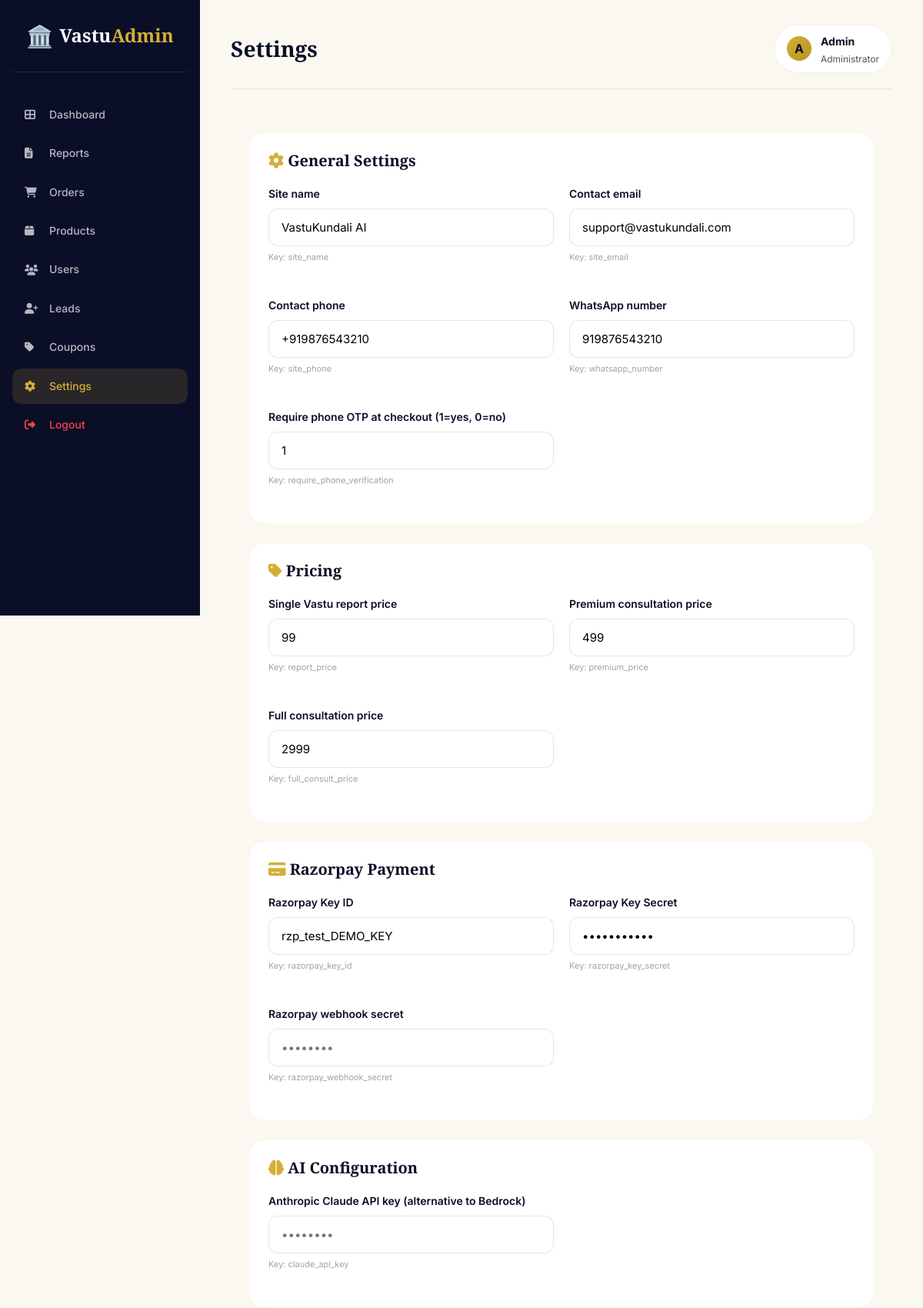
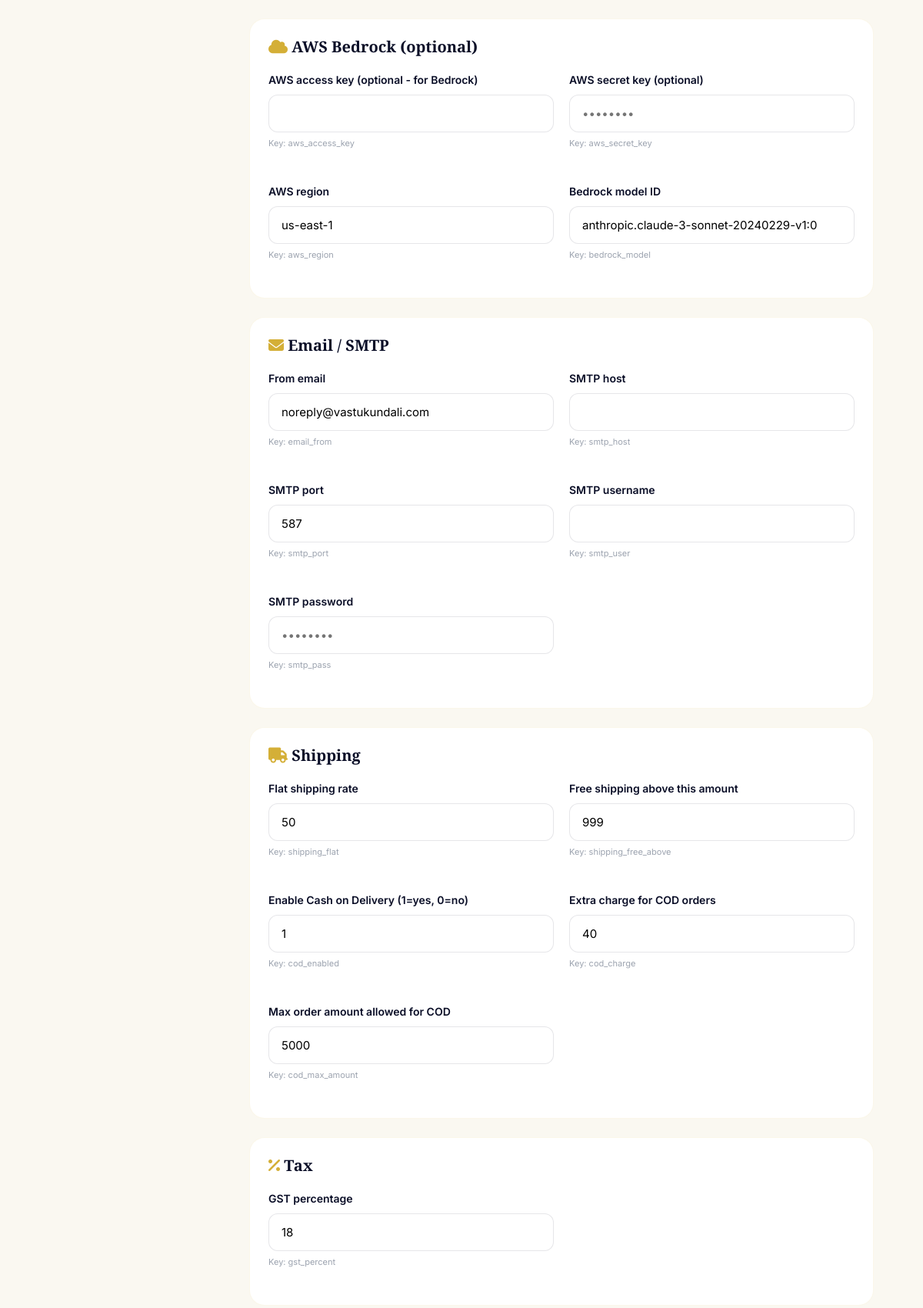
The app's page /backend/admin/settings.php (signed in, upper part) with its own data (2 pictures, top to bottom).
### tables this page shows
CREATE TABLE IF NOT EXISTS users (
    id INT AUTO_INCREMENT PRIMARY KEY,
    name VARCHAR(120) NOT NULL,
    email VARCHAR(160) UNIQUE NOT NULL,
    phone VARCHAR(20),
    city VARCHAR(80),
    password_hash VARCHAR(255),
    role ENUM('user','admin') DEFAULT 'user',
    avatar VARCHAR(255),
    email_verified TINYINT(1) DEFAULT 0,
    phone_verified TINYINT(1) DEFAULT 0,
    last_login DATETIME,
    created_at DATETIME DEFAULT CURRENT_TIMESTAMP,
    updated_at DATETIME DEFAULT CURRENT_TIMESTAMP ON UPDATE CURRENT_TIMESTAMP,
    INDEX idx_email (email),
    INDEX idx_phone (phone)
);

CREATE TABLE IF NOT EXISTS settings (
    id INT AUTO_INCREMENT PRIMARY KEY,
    setting_key VARCHAR(80) UNIQUE NOT NULL,
    setting_value TEXT,
    setting_group VARCHAR(40) DEFAULT 'general',
    description VARCHAR(200),
    updated_at DATETIME DEFAULT CURRENT_TIMESTAMP ON UPDATE CURRENT_TIMESTAMP,
    INDEX idx_key (setting_key),
    INDEX idx_group (setting_group)
);

### backend/includes/auth.php (called while the page is built, shortened)
<?php
function isAdminLoggedIn() {
    return true;
}
function getCurrentAdmin() {
    try {
        return Database::row("SELECT id, name, email, role FROM users WHERE id = ? AND role = 'admin'", [$_SESSION['admin_id']]);
    } catch (Exception $e) {
        return null;
    }
}

### backend/config/database.php (called while the page is built, shortened)
<?php
class Database {
    private static $instance = null;
    private $pdo;
    private function __construct() {
        $dsn = "mysql:host=" . DB_HOST . ";dbname=" . DB_NAME . ";charset=" . DB_CHARSET;
        $options = [
            PDO::ATTR_ERRMODE => PDO::ERRMODE_EXCEPTION,
            PDO::ATTR_DEFAULT_FETCH_MODE => PDO::FETCH_ASSOC,
            PDO::ATTR_EMULATE_PREPARES => false,
        ];
        try {
            $this->pdo = new PDO($dsn, DB_USER, DB_PASS, $options);
        } catch (PDOException $e) {
            if (APP_ENV === 'development') {
                die(json_encode(['success' => false, 'message' => 'DB error: ' . $e->getMessage()]));
            } else {
                die(json_encode(['success' => false, 'message' => 'Database connection failed']));
            }
        }
    }
    public static function getInstance() {
        if (self::$instance === null) {
            self::$instance = new self();
        }
        return self::$instance;
    }
    public function getConnection() {
        return $this->pdo;
    }
    public static function row($sql, $params = []) {
        $stmt = self::getInstance()->getConnection()->prepare($sql);
        $stmt->execute($params);
        return $stmt->fetch();
    }
    public static function all($sql, $params = []) {
        $stmt = self::getInstance()->getConnection()->prepare($sql);
        $stmt->execute($params);
        return $stmt->fetchAll();
    }
}

### backend/admin/settings.php (the view, shortened to what this page needs)
<?php
$pageTitle = 'Settings';
$groups = [
    'general' => ['icon' => 'cog', 'title' => 'General Settings'],
    'pricing' => ['icon' => 'tag', 'title' => 'Pricing'],
    'payment' => ['icon' => 'credit-card', 'title' => 'Razorpay Payment'],
    'ai' => ['icon' => 'brain', 'title' => 'AI Configuration'],
    'aws' => ['icon' => 'cloud', 'title' => 'AWS Bedrock (optional)'],
    'email' => ['icon' => 'envelope', 'title' => 'Email / SMTP'],
    'shipping' => ['icon' => 'truck', 'title' => 'Shipping'],
    'tax' => ['icon' => 'percent', 'title' => 'Tax'],
];
$allSettings = Database::all("SELECT * FROM settings ORDER BY setting_group, id");
$grouped = [];
foreach ($allSettings as $s) {
    $grouped[$s['setting_group']][] = $s;
}
include '_header.php';
?>
<form method="POST">
    <?php foreach ($groups as $groupKey => $groupInfo): ?>
        <div class="admin-card">
            <h2 style="margin-bottom:20px;"><i class="fas fa-<?= $groupInfo['icon'] ?>" style="color:#D4AF37;"></i> <?= $groupInfo['title'] ?></h2>
            <div style="display:grid;grid-template-columns:repeat(2, 1fr);gap:20px;">
                <?php foreach ($grouped[$groupKey] as $s): ?>
                    <div class="form-group">
                        <label><?= htmlspecialchars($s['description'] ?: ucwords(str_replace('_', ' ', $s['setting_key']))) ?></label>
                        <?php
                        $isPassword = (strpos($s['setting_key'], 'secret') !== false) || (strpos($s['setting_key'], 'pass') !== false) || (strpos($s['setting_key'], 'api_key') !== false);
                        $isLong = in_array($s['setting_key'], ['site_description', 'support_message']);
                        ?>
                        <?php if ($isLong): ?>
                            <textarea name="setting_<?= $s['setting_key'] ?>" rows="3"><?= htmlspecialchars($s['setting_value']) ?></textarea>
                        <?php else: ?>
                            <input type="<?= $isPassword ? 'password' : 'text' ?>"
                                   name="setting_<?= $s['setting_key'] ?>"
                                   value="<?= htmlspecialchars($s['setting_value']) ?>"
                                   placeholder="<?= $isPassword ? '••••••••' : '' ?>">
                        <?php endif; ?>
                        <small style="color:#9CA3AF;font-size:11px;">Key: <?= $s['setting_key'] ?></small>
                    </div>
                <?php endforeach; ?>
            </div>
        </div>
    <?php endforeach; ?>
</form>
<?php include '_footer.php'; ?>

### backend/admin/_header.php (shortened to what this page needs)
<?php
$currentAdmin = getCurrentAdmin();
$currentPage = basename($_SERVER['SCRIPT_NAME'], '.php');
?>
<!DOCTYPE html>
<html lang="en">
<head>
    <link rel="stylesheet" href="https://cdnjs.cloudflare.com/ajax/libs/font-awesome/6.4.0/css/all.min.css">
    <link rel="stylesheet" href="../../frontend/css/style.css">
    <link rel="stylesheet" href="../../frontend/css/animations.css">
</head>
<body>
<div class="admin-layout">
    <aside class="admin-sidebar">
        <div class="logo">
            <span class="logo-icon">🏛️</span>
            <span class="logo-text">Vastu<span class="gold">Admin</span></span>
        </div>
        <nav class="admin-nav">
            <a href="dashboard.php" class="<?= $currentPage === 'dashboard' ? 'active' : '' ?>"><i class="fas fa-th-large"></i> Dashboard</a>
            <a href="reports.php" class="<?= $currentPage === 'reports' ? 'active' : '' ?>"><i class="fas fa-file-alt"></i> Reports</a>
            <a href="orders.php" class="<?= $currentPage === 'orders' ? 'active' : '' ?>"><i class="fas fa-shopping-cart"></i> Orders</a>
            <a href="products.php" class="<?= $currentPage === 'products' || $currentPage === 'product_edit' ? 'active' : '' ?>"><i class="fas fa-box"></i> Products</a>
            <a href="users.php" class="<?= $currentPage === 'users' ? 'active' : '' ?>"><i class="fas fa-users"></i> Users</a>
            <a href="leads.php" class="<?= $currentPage === 'leads' ? 'active' : '' ?>"><i class="fas fa-user-plus"></i> Leads</a>
            <a href="coupons.php" class="<?= $currentPage === 'coupons' ? 'active' : '' ?>"><i class="fas fa-tag"></i> Coupons</a>
            <a href="settings.php" class="<?= $currentPage === 'settings' ? 'active' : '' ?>"><i class="fas fa-cog"></i> Settings</a>
            <a href="logout.php" style="margin-top: auto; color: #EF4444;"><i class="fas fa-sign-out-alt"></i> Logout</a>
        </nav>
    </aside>
    <main class="admin-main">
        <div class="admin-topbar">
            <h1><?= htmlspecialchars($pageTitle) ?></h1>
            <div class="user-menu">
                <div style="width: 32px; height: 32px; background: linear-gradient(135deg, #D4AF37, #B8941F); border-radius: 50%; display: flex; align-items: center; justify-content: center; color: #0A0E27; font-weight: 700;">
                    <?= strtoupper(substr($currentAdmin['name'] ?? 'A', 0, 1)) ?>
                </div>
                <div>
                    <strong style="font-size: 14px;"><?= htmlspecialchars($currentAdmin['name'] ?? 'Admin') ?></strong>
                    <div style="font-size: 12px; color: #4B5563;">Administrator</div>
                </div>
            </div>
        </div>
        <div class="admin-content">

### frontend/css/style.css (style rules this page uses)
:root { --gold: #D4AF37; --gold-light: #F4E4A6; --gold-dark: #B8941F; --gold-gradient: linear-gradient(135deg, #D4AF37 0%, #F4E4A6 50%, #D4AF37 100%); --dark: #0A0E27; --dark-2: #131938; --dark-3: #1E2548; --white: #FFFFFF; --off-white: #FAF8F1; --cream: #FFF9E6; --gray-100: #F5F5F5; --gray-200: #E5E5E5; --gray-400: #9CA3AF; --gray-600: #4B5563; --gray-800: #1F2937; --success: #10B981; --danger: #EF4444; --warning: #F59E0B; --info: #3B82F6; --shadow-sm: 0 2px 8px rgba(10, 14, 39, 0.08); --shadow-md: 0 8px 24px rgba(10, 14, 39, 0.12); --shadow-lg: 0 16px 48px rgba(10, 14, 39, 0.18); --shadow-gold: 0 8px 32px rgba(212, 175, 55, 0.25); --radius-sm: 8px; --radius-md: 12px; --radius-lg: 20px; --radius-xl: 28px; --transition: all 0.3s cubic-bezier(0.4, 0, 0.2, 1); --font-display: 'Playfair Display', Georgia, serif; --font-body: 'Inter', -apple-system, BlinkMacSystemFont, sans-serif; }
* { margin: 0; padding: 0; box-sizing: border-box; }
html { scroll-behavior: smooth; }
body { font-family: var(--font-body); color: var(--dark); background: var(--off-white); line-height: 1.6; overflow-x: hidden; -webkit-font-smoothing: antialiased; }
a { color: inherit; text-decoration: none; }
h1, h2, h3, h4, h5 { font-family: var(--font-display); font-weight: 700; line-height: 1.2; color: var(--dark); }
.gold { color: var(--gold); }
.logo { display: flex; align-items: center; gap: 8px; font-family: var(--font-display); font-size: 24px; font-weight: 700; color: var(--dark); }
.logo-icon { font-size: 28px; }

### frontend/css/animations.css (style rules this page uses)
.form-group { margin-bottom: 20px; }
.form-group label { display: block; font-weight: 600; margin-bottom: 8px; font-size: 14px; color: var(--dark); }
.form-group input, .form-group select, .form-group textarea { width: 100%; padding: 14px 16px; border: 1.5px solid rgba(10, 14, 39, 0.1); border-radius: var(--radius-md); font-size: 15px; font-family: inherit; transition: var(--transition); background: var(--white); }
.admin-layout { min-height: 100vh; position: relative; }
.admin-sidebar { background: var(--dark); color: var(--white); padding: 24px 16px; position: fixed; top: 0; left: 0; width: 260px; height: 100vh; overflow-y: auto; z-index: 100; }
.admin-sidebar .logo { color: var(--white); justify-content: center; margin-bottom: 32px; padding-bottom: 24px; border-bottom: 1px solid rgba(255, 255, 255, 0.1); }
.admin-sidebar .logo .logo-text { color: var(--white); }
.admin-nav { display: flex; flex-direction: column; gap: 4px; }
.admin-nav a { display: flex; align-items: center; gap: 12px; padding: 12px 16px; color: rgba(255, 255, 255, 0.7); border-radius: var(--radius-md); transition: var(--transition); font-size: 14px; font-weight: 500; }
.admin-nav a:hover, .admin-nav a.active { background: rgba(212, 175, 55, 0.15); color: var(--gold); }
.admin-nav a i { width: 20px; }
.admin-main { margin-left: 260px; padding: 32px 40px; background: var(--off-white); min-height: 100vh; }
.admin-main .form-group input, .admin-main .form-group select, .admin-main .form-group textarea { min-width: 0; width: 100%; }
.admin-topbar { display: flex; justify-content: space-between; align-items: center; margin-bottom: 32px; padding-bottom: 20px; border-bottom: 1px solid rgba(10, 14, 39, 0.08); }
.admin-topbar h1 { font-size: 28px; }
.admin-topbar .user-menu { display: flex; align-items: center; gap: 12px; background: var(--white); padding: 8px 16px; border-radius: 100px; border: 1px solid rgba(212, 175, 55, 0.2); }
.admin-card { background: var(--white); border-radius: var(--radius-lg); padding: 24px; margin-bottom: 24px; border: 1px solid rgba(212, 175, 55, 0.1); }
.admin-card h2 { font-size: 20px; margin-bottom: 20px; }

### backend/admin/_header.php (style rules this page uses)
body { background: #FAF8F1; }
.admin-content { padding: 24px; }

### records on screen
users: name "A", name "Admin"
settings: description "Site name", setting_value "VastuKundali AI", setting_key "site_name"
settings: description "Contact email", setting_value "support@vastukundali.com", setting_key "site_email"
settings: description "Contact phone", setting_value "+919876543210", setting_key "site_phone"
settings: description "WhatsApp number", setting_value "919876543210", setting_key "whatsapp_number"
settings: description "Require phone OTP at checkout (1=yes, 0=no)", setting_value "1", setting_key "require_phone_verification"
settings: description "Single Vastu report price", setting_value "99", setting_key "report_price"
settings: description "Premium consultation price", setting_value "499", setting_key "premium_price"
settings: description "Full consultation price", setting_value "2999", setting_key "full_consult_price"
settings: description "Razorpay Key ID", setting_value "rzp_test_DEMO_KEY", setting_key "razorpay_key_id"
settings: description "Razorpay Key Secret", setting_key "razorpay_key_secret"
settings: description "Razorpay webhook secret", setting_key "razorpay_webhook_secret"
settings: description "Anthropic Claude API key (alternative to Bedrock)", setting_key "claude_api_key"
settings: description "AWS access key (optional - for Bedrock)", setting_key "aws_access_key"
settings: description "AWS secret key (optional)", setting_key "aws_secret_key"
settings: description "AWS region", setting_value "us-east-1", setting_key "aws_region"
settings: description "Bedrock model ID", setting_value "anthropic.claude-3-sonnet-20240229-v1:0", setting_key "bedrock_model"
settings: description "From email", setting_value "noreply@vastukundali.com", setting_key "email_from"
settings: description "SMTP host", setting_key "smtp_host"
settings: description "SMTP port", setting_value "587", setting_key "smtp_port"
settings: description "SMTP username", setting_key "smtp_user"
settings: description "SMTP password", setting_key "smtp_pass"
settings: description "Flat shipping rate", setting_value "50", setting_key "shipping_flat"
settings: description "Free shipping above this amount", setting_value "999", setting_key "shipping_free_above"
settings: description "Enable Cash on Delivery (1=yes, 0=no)", setting_value "1", setting_key "cod_enabled"
settings: description "Extra charge for COD orders", setting_value "40", setting_key "cod_charge"
settings: description "Max order amount allowed for COD", setting_value "5000", setting_key "cod_max_amount"
settings: description "GST percentage", setting_value "18", setting_key "gst_percent"

### other values on screen
$pageTitle "Settings"
$groupInfo['title'] "General Settings"
$groupInfo['title'] "Pricing"
$groupInfo['title'] "Razorpay Payment"
$groupInfo['title'] "AI Configuration"
$groupInfo['title'] "AWS Bedrock (optional)"
$groupInfo['title'] "Email / SMTP"
$groupInfo['title'] "Shipping"
$groupInfo['title'] "Tax"
